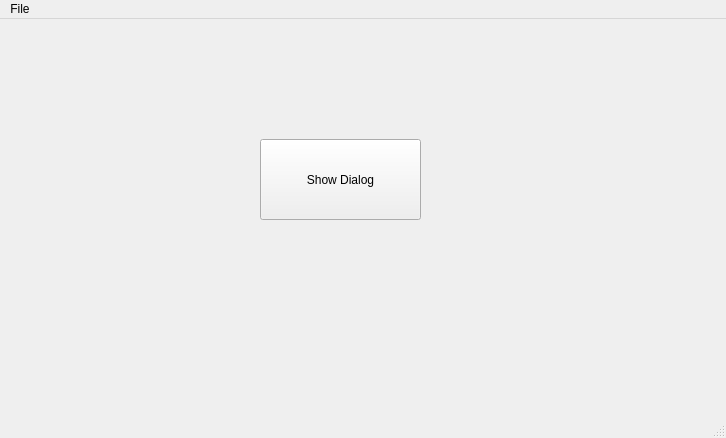
<?xml version="1.0" encoding="UTF-8"?>
<ui version="4.0">
 <class>MainWindow</class>
 <widget class="QMainWindow" name="MainWindow">
  <property name="geometry">
   <rect>
    <x>0</x>
    <y>0</y>
    <width>726</width>
    <height>438</height>
   </rect>
  </property>
  <property name="windowTitle">
   <string>MainWindow</string>
  </property>
  <widget class="QWidget" name="centralwidget">
   <widget class="QPushButton" name="pushButton">
    <property name="geometry">
     <rect>
      <x>260</x>
      <y>120</y>
      <width>161</width>
      <height>81</height>
     </rect>
    </property>
    <property name="text">
     <string>Show Dialog</string>
    </property>
   </widget>
  </widget>
  <widget class="QMenuBar" name="menubar">
   <property name="geometry">
    <rect>
     <x>0</x>
     <y>0</y>
     <width>726</width>
     <height>31</height>
    </rect>
   </property>
   <widget class="QMenu" name="menuFile">
    <property name="title">
     <string>File</string>
    </property>
    <addaction name="actionShow"/>
   </widget>
   <addaction name="menuFile"/>
  </widget>
  <widget class="QStatusBar" name="statusbar"/>
  <action name="actionShow">
   <property name="text">
    <string>show</string>
   </property>
  </action>
 </widget>
 <resources/>
 <connections/>
</ui>
